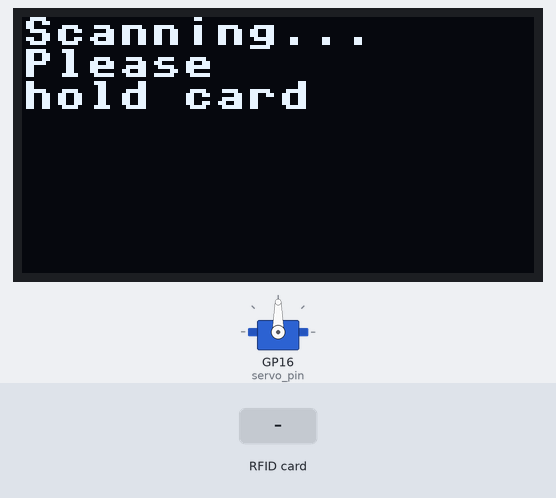
Simulated run of this program. Board: Raspberry Pi Pico running MicroPython. Parts: 128×64 one-colour display, servo. The test bench sets the inputs (shaded band). The clock reads 2024-03-15 10:24:30 at power-on unless the program sets it; files the program writes start out absent; servo angles are drawn from the pulse width (0.5 ms = 0°, 2.5 ms = 180°); files that are not in the repository are absent; library files of the repository ran but are not shown: ssd1306.py; what the program prints to the serial console is not drawn.

Above: at 1.8 s.
1.9 s: RFID card 5E 7A 19 C4 held to the reader
At 2.4 s:
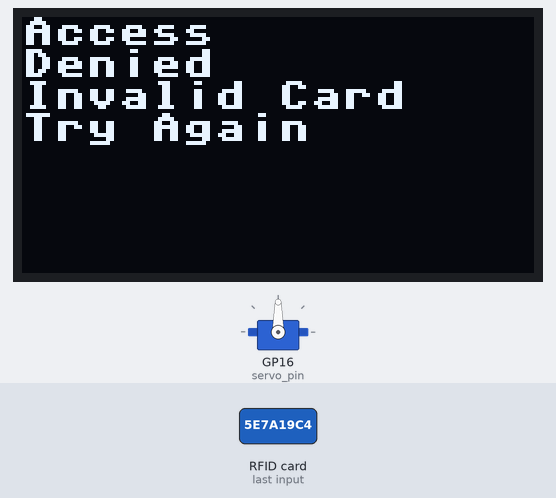
At 5.26 s:
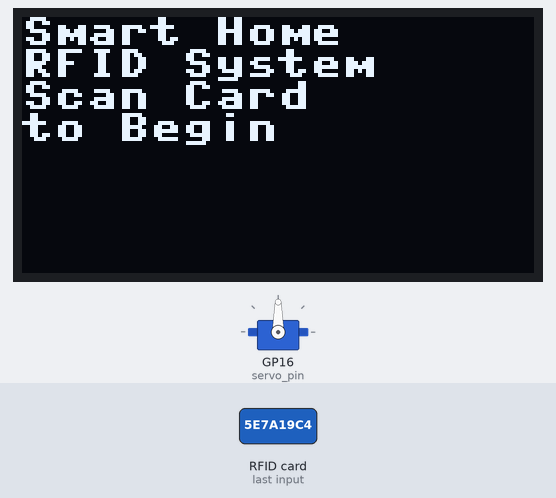
Timing chart, 0 to 6.8 s (numbered marks = the images above; inputs shaded):
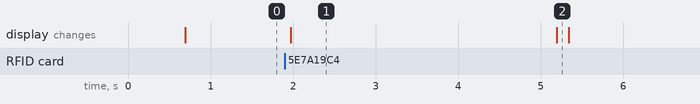

The program:

main.py
```python
import machine
import time
import json
import uos
import utime
import ssd1306
from mfrc522 import MFRC522

# === HARDWARE PIN CONFIGURATION ===
# RFID pins (GPIO numbers)
SCK = 18
MOSI = 19
MISO = 20
RST = 21
CS  = 15

# OLED I2C pins (GPIO 0 and 1)
i2c = machine.I2C(0, sda=machine.Pin(0), scl=machine.Pin(1), freq=400000)

# Servo pin (GPIO 16)
servo_pin = machine.Pin(16)
servo_pwm = machine.PWM(servo_pin)
servo_pwm.freq(50)

# LDR on ADC0 (GPIO26 = physical pin 31)
ldr_adc = machine.ADC(26)

# === RFID INITIALIZATION ===
rfid = MFRC522(
    sck=SCK,
    mosi=MOSI,
    miso=MISO,
    rst=RST,
    cs=CS,
    spi_id=0
)

# === OLED INITIALIZATION ===
oled = ssd1306.SSD1306_I2C(128, 64, i2c)

# === FILES ===
USER_FILE = "user_info.json"     # ONLY user file (card_id -> username)
ACCESS_LOG_FILE = "access_log.json"
LDR_LOG_FILE = "ldr_log.json"

# === SERVO CALIBRATION ===
SERVO_HOME = 4915
SERVO_RIGHT_90 = 8192

def servo_go_home():
    servo_pwm.duty_u16(SERVO_HOME)
    time.sleep(0.6)

def servo_turn_90_right():
    servo_pwm.duty_u16(SERVO_RIGHT_90)
    time.sleep(0.8)

# === BASIC JSON HELPERS (reliable write) ===
def _load_json(filename, default):
    try:
        with open(filename, "r") as f:
            return json.load(f)
    except:
        return default

def _save_json(filename, obj):
    with open(filename, "w") as f:
        json.dump(obj, f)
        try:
            f.flush()
        except:
            pass
    try:
        uos.sync()
    except:
        pass

# === USERS (ONLY user_info.json) ===
def load_users():
    data = _load_json(USER_FILE, {})
    return data if isinstance(data, dict) else {}

def save_users(users):
    _save_json(USER_FILE, users)

# === LOG HELPERS ===
def now_timestamp():
    t = utime.localtime()
    return "{:04d}-{:02d}-{:02d} {:02d}:{:02d}:{:02d}".format(
        t[0], t[1], t[2], t[3], t[4], t[5]
    )

def read_ldr():
    raw = ldr_adc.read_u16()
    voltage = raw * 3.3 / 65535

    if voltage < 0.5:
        level = "Dark"
    elif voltage < 1.5:
        level = "Dim"
    elif voltage < 2.5:
        level = "Normal"
    else:
        level = "Bright"

    return raw, round(voltage, 2), level

def log_ldr_event(ts, card_id):
    raw, voltage, level = read_ldr()
    entry = {
        "timestamp": ts,
        "card_id": card_id,
        "ldr_raw": raw,
        "ldr_voltage": voltage,
        "light_level": level
    }

    logs = _load_json(LDR_LOG_FILE, [])
    if not isinstance(logs, list):
        logs = []
    logs.append(entry)
    _save_json(LDR_LOG_FILE, logs)

    # For Raspberry Pi bridge:
    print("LDR_LOG:", json.dumps(entry))

def log_access_event(ts, card_id, granted, user_name):
    entry = {
        "timestamp": ts,
        "tag_id": card_id,
        "access_granted": granted,
        "user_name": user_name
    }

    logs = _load_json(ACCESS_LOG_FILE, [])
    if not isinstance(logs, list):
        logs = []
    logs.append(entry)
    _save_json(ACCESS_LOG_FILE, logs)

    # For Raspberry Pi bridge:
    print("ACCESS_LOG:", json.dumps(entry))

def emit_user_update(action, card_id, user_name=None):
    msg = {"action": action, "card_id": card_id}
    if user_name is not None:
        msg["user_name"] = user_name
    print("USER_UPDATE:", json.dumps(msg))

# === OLED DISPLAY FUNCTIONS ===
def display_message(lines, clear=True):
    if clear:
        oled.fill(0)
    for i, line in enumerate(lines):
        if i < 8:
            oled.text(line[:20], 0, i * 8)
    oled.show()

def display_welcome():
    display_message(["Smart Home", "RFID System", "Scan Card", "to Begin"])

def display_scanning():
    display_message(["Scanning...", "Please", "hold card", ""])

def display_access_granted(username):
    display_message(["Access Granted", "User: " + username, "", "Welcome!"])

def display_access_denied():
    display_message(["Access", "Denied", "Invalid Card", "Try Again"])

# === RFID READING FUNCTION ===
def read_rfid_card():
    (status, _) = rfid.request(rfid.REQIDL)
    if status == rfid.OK:
        (status, uid) = rfid.SelectTagSN()
        if status == rfid.OK:
            card_id = ""
            for b in uid:
                card_id += "%02X" % b
            return card_id
    return None

def wait_for_card(timeout_ms=1000):
    start = time.ticks_ms()
    while time.ticks_diff(time.ticks_ms(), start) < timeout_ms:
        card_id = read_rfid_card()
        if card_id:
            return card_id
        time.sleep(0.05)
    return None

# === OPTIONAL ADMIN FUNCTIONS (not used automatically) ===
# These are here so you can trigger them later (button/admin mode).
def register_card(card_id, username):
    users = load_users()
    users[card_id] = username
    save_users(users)
    emit_user_update("register", card_id, username)

def deregister_card(card_id):
    users = load_users()
    if card_id in users:
        del users[card_id]
        save_users(users)
    emit_user_update("deregister", card_id)

# === AUTOMATIC SCAN MODE ===
def main():
    print("BOOT: Smart Home RFID System (auto scan)")
    servo_go_home()
    display_welcome()

    while True:
        display_scanning()
        card_id = wait_for_card(1000)

        if card_id:
            ts = now_timestamp()
            print("Card scanned:", card_id)

            # Log light at scan moment
            log_ldr_event(ts, card_id)

            users = load_users()
            if card_id in users:
                username = users[card_id]
                display_access_granted(username)
                log_access_event(ts, card_id, True, username)

                servo_turn_90_right()
                time.sleep(2)
                servo_go_home()
            else:
                display_access_denied()
                log_access_event(ts, card_id, False, "Unknown")
                time.sleep(2)

            time.sleep(1.2)  # debounce
            display_welcome()

        time.sleep(0.1)

# === RUN THE PROGRAM ===
if __name__ == "__main__":
    main()
```

Measured:
- after the input at 1.9 s, the display: changes after 0.07 s (image 1)
- what the display in image 1 shows lasts 3.2 s, from 2.0 s to 5.2 s
